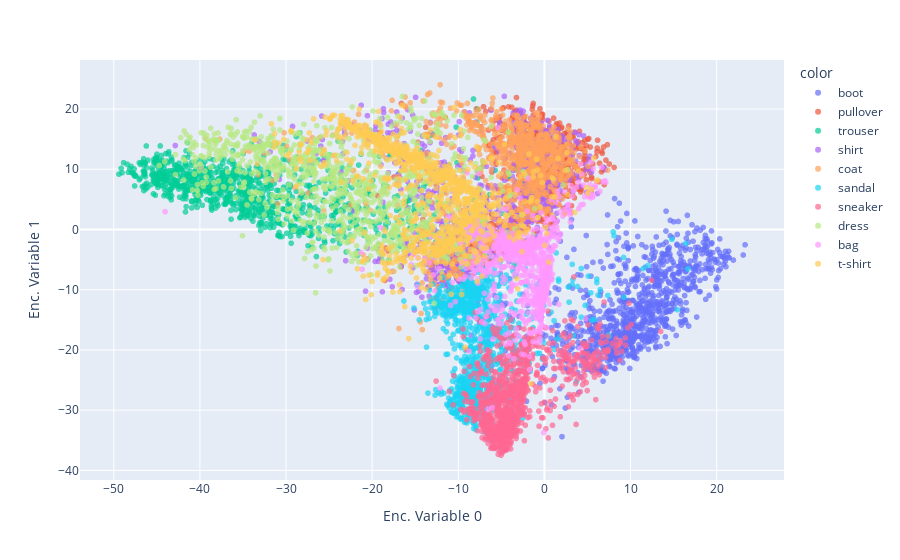

Notebook cell for this chart:
### Markdown cell above
This graph shows where each input image is mapped in the encoded space. Since we have just 2 encoded variables, we can easily plot them in a bidimensional space.

### Code cell
import plotly.express as px
px.scatter(encoded_samples, x='Enc. Variable 0', y='Enc. Variable 1', color=[label_names[l] for l in encoded_samples.label.to_numpy()], opacity=0.7)

### Figure 1 — Plotly figure (JSON) as saved in the notebook; plotly's stock layout.template omitted (floating-point values rounded to 4 significant figures; data arrays with more than 128 entries replaced by an {"elided": "..."} marker saying what was removed)
{"data": [{"hovertemplate": "color=boot<br>Enc. Variable 0=%{x}<br>Enc. Variable 1=%{y}<extra></extra>", "legendgroup": "boot", "marker": {"color": "#636efa", "opacity": 0.7, "symbol": "circle"}, "mode": "markers", "name": "boot", "showlegend": true, "type": "scattergl", "x": {"elided": "1000 float values"}, "xaxis": "x", "y": {"elided": "1000 float values"}, "yaxis": "y"}, {"hovertemplate": "color=pullover<br>Enc. Variable 0=%{x}<br>Enc. Variable 1=%{y}<extra></extra>", "legendgroup": "pullover", "marker": {"color": "#EF553B", "opacity": 0.7, "symbol": "circle"}, "mode": "markers", "name": "pullover", "showlegend": true, "type": "scattergl", "x": {"elided": "1000 float values"}, "xaxis": "x", "y": {"elided": "1000 float values"}, "yaxis": "y"}, {"hovertemplate": "color=trouser<br>Enc. Variable 0=%{x}<br>Enc. Variable 1=%{y}<extra></extra>", "legendgroup": "trouser", "marker": {"color": "#00cc96", "opacity": 0.7, "symbol": "circle"}, "mode": "markers", "name": "trouser", "showlegend": true, "type": "scattergl", "x": {"elided": "1000 float values"}, "xaxis": "x", "y": {"elided": "1000 float values"}, "yaxis": "y"}, {"hovertemplate": "color=shirt<br>Enc. Variable 0=%{x}<br>Enc. Variable 1=%{y}<extra></extra>", "legendgroup": "shirt", "marker": {"color": "#ab63fa", "opacity": 0.7, "symbol": "circle"}, "mode": "markers", "name": "shirt", "showlegend": true, "type": "scattergl", "x": {"elided": "1000 float values"}, "xaxis": "x", "y": {"elided": "1000 float values"}, "yaxis": "y"}, {"hovertemplate": "color=coat<br>Enc. Variable 0=%{x}<br>Enc. Variable 1=%{y}<extra></extra>", "legendgroup": "coat", "marker": {"color": "#FFA15A", "opacity": 0.7, "symbol": "circle"}, "mode": "markers", "name": "coat", "showlegend": true, "type": "scattergl", "x": {"elided": "1000 float values"}, "xaxis": "x", "y": {"elided": "1000 float values"}, "yaxis": "y"}, {"hovertemplate": "color=sandal<br>Enc. Variable 0=%{x}<br>Enc. Variable 1=%{y}<extra></extra>", "legendgroup": "sandal", "marker": {"color": "#19d3f3", "opacity": 0.7, "symbol": "circle"}, "mode": "markers", "name": "sandal", "showlegend": true, "type": "scattergl", "x": {"elided": "1000 float values"}, "xaxis": "x", "y": {"elided": "1000 float values"}, "yaxis": "y"}, {"hovertemplate": "color=sneaker<br>Enc. Variable 0=%{x}<br>Enc. Variable 1=%{y}<extra></extra>", "legendgroup": "sneaker", "marker": {"color": "#FF6692", "opacity": 0.7, "symbol": "circle"}, "mode": "markers", "name": "sneaker", "showlegend": true, "type": "scattergl", "x": {"elided": "1000 float values"}, "xaxis": "x", "y": {"elided": "1000 float values"}, "yaxis": "y"}, {"hovertemplate": "color=dress<br>Enc. Variable 0=%{x}<br>Enc. Variable 1=%{y}<extra></extra>", "legendgroup": "dress", "marker": {"color": "#B6E880", "opacity": 0.7, "symbol": "circle"}, "mode": "markers", "name": "dress", "showlegend": true, "type": "scattergl", "x": {"elided": "1000 float values"}, "xaxis": "x", "y": {"elided": "1000 float values"}, "yaxis": "y"}, {"hovertemplate": "color=bag<br>Enc. Variable 0=%{x}<br>Enc. Variable 1=%{y}<extra></extra>", "legendgroup": "bag", "marker": {"color": "#FF97FF", "opacity": 0.7, "symbol": "circle"}, "mode": "markers", "name": "bag", "showlegend": true, "type": "scattergl", "x": {"elided": "1000 float values"}, "xaxis": "x", "y": {"elided": "1000 float values"}, "yaxis": "y"}, {"hovertemplate": "color=t-shirt<br>Enc. Variable 0=%{x}<br>Enc. Variable 1=%{y}<extra></extra>", "legendgroup": "t-shirt", "marker": {"color": "#FECB52", "opacity": 0.7, "symbol": "circle"}, "mode": "markers", "name": "t-shirt", "showlegend": true, "type": "scattergl", "x": {"elided": "1000 float values"}, "xaxis": "x", "y": {"elided": "1000 float values"}, "yaxis": "y"}], "layout": {"legend": {"title": {"text": "color"}, "tracegroupgap": 0}, "margin": {"t": 60}, "xaxis": {"anchor": "y", "domain": [0, 1], "title": {"text": "Enc. Variable 0"}}, "yaxis": {"anchor": "x", "domain": [0, 1], "title": {"text": "Enc. Variable 1"}}}}
